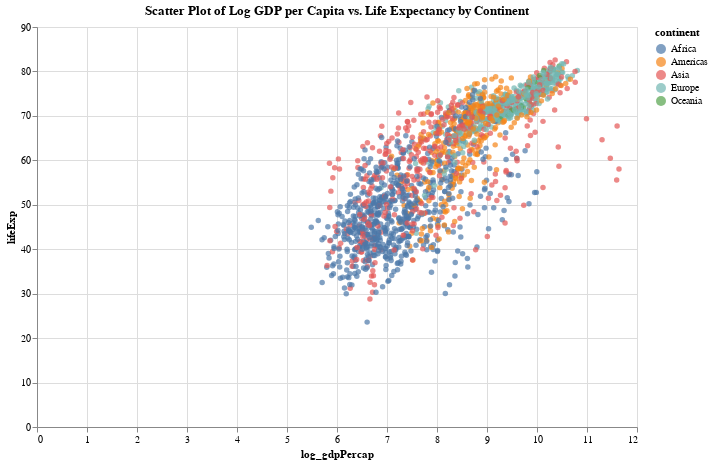

The code cell stored with this chart in its notebook:
### Markdown cell above
---
#### Q40:

### Code cell
scatter_plot = alt.Chart(df).mark_circle().encode(
    x='log_gdpPercap:Q',
    y='lifeExp:Q',
    color='continent:N',
    tooltip=['continent', 'country', 'year']
).properties(
    title='Scatter Plot of Log GDP per Capita vs. Life Expectancy by Continent',
    width=600,
    height=400
)

scatter_plot

### Figure 1 — Vega-Lite specification as saved in the notebook (floating-point values rounded to 4 significant figures; data arrays with more than 128 entries replaced by an {"elided": "..."} marker saying what was removed)
{"config": {"view": {"continuousWidth": 300, "continuousHeight": 300}}, "data": {"name": "data-1ffe974be23bea18679230b07e5f852e"}, "mark": {"type": "circle"}, "encoding": {"color": {"field": "continent", "type": "nominal"}, "tooltip": [{"field": "continent", "type": "nominal"}, {"field": "country", "type": "nominal"}, {"field": "year", "type": "quantitative"}], "x": {"field": "log_gdpPercap", "type": "quantitative"}, "y": {"field": "lifeExp", "type": "quantitative"}}, "height": 400, "title": "Scatter Plot of Log GDP per Capita vs. Life Expectancy by Continent", "width": 600, "$schema": "https://vega.github.io/schema/vega-lite/v5.16.3.json", "datasets": {"data-1ffe974be23bea18679230b07e5f852e": {"elided": "1704 records"}}}
